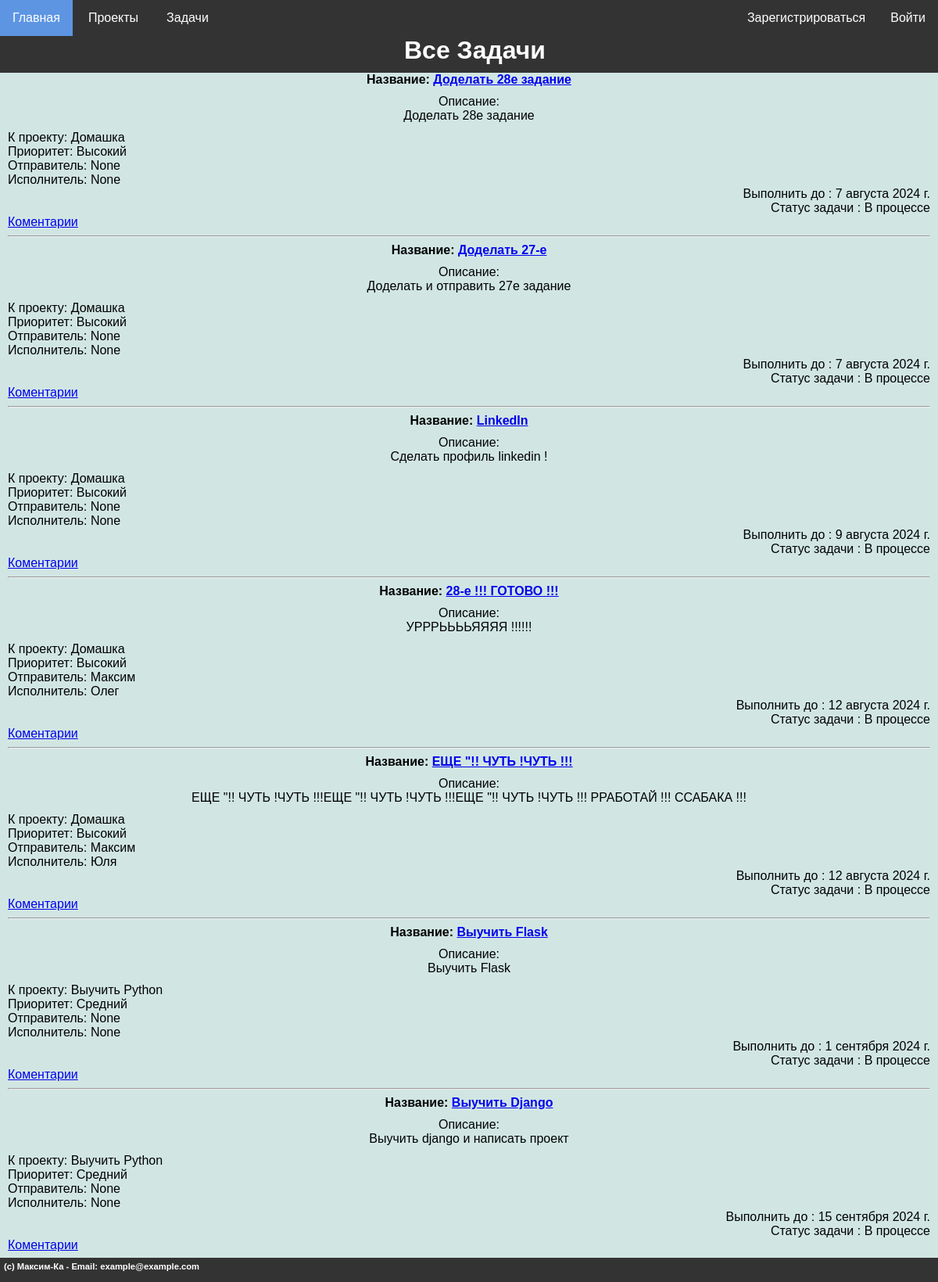
The page /tasks/ on the database as committed earlier.
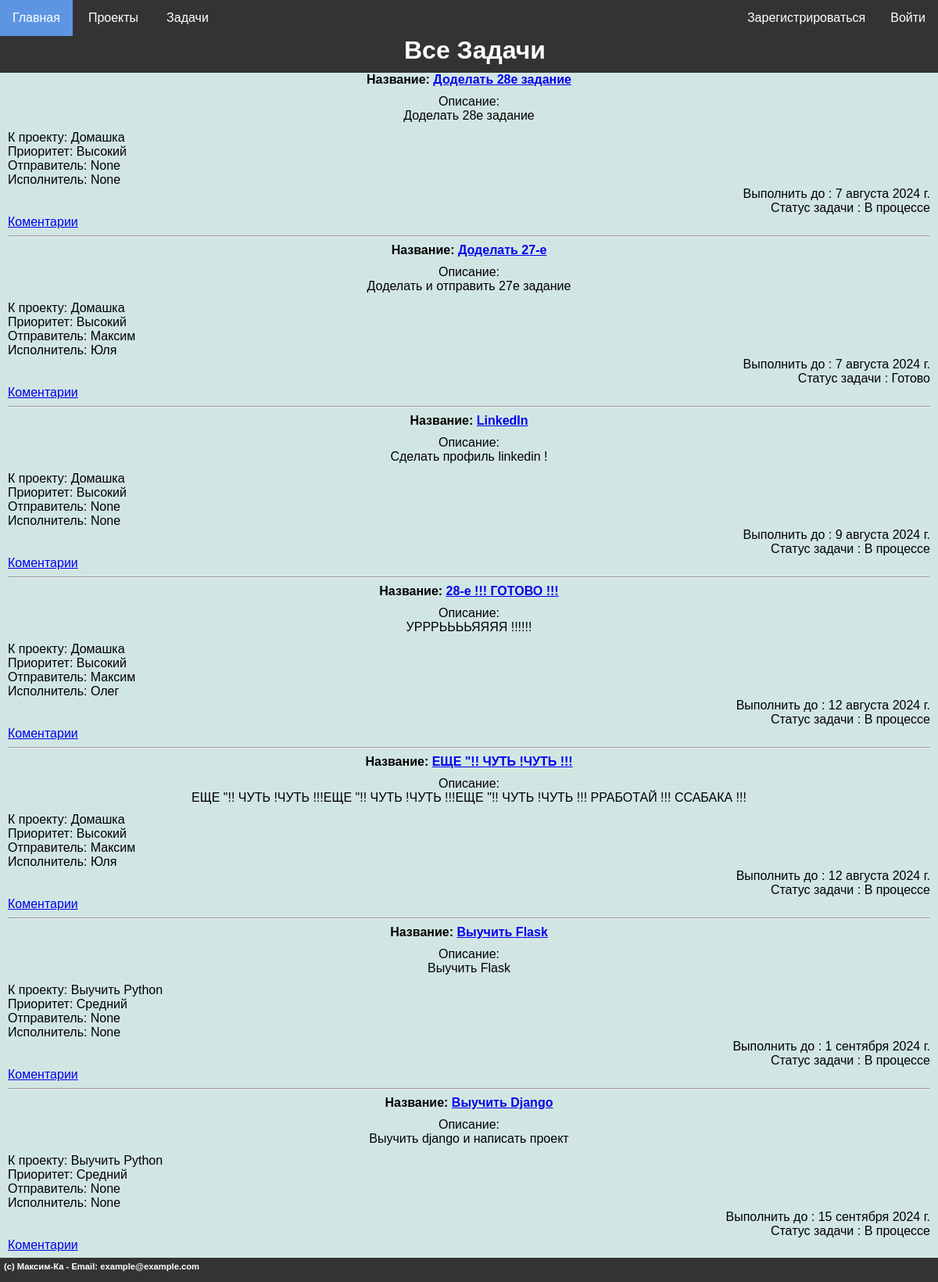
The same page on the database as committed later.
### mainsite/models.py (models this page shows, shortened)
class Tasks(models.Model):
    STATUS_CHOICES = [
        ('Ожидает', 'Ожидает'),
        ('В процессе', 'В процессе'),
        ('Готово', 'Готово'),
    ]
    PRIORITY_CHOICES = [
        ('Низкий', 'Низкий'),
        ('Средний', 'Средний'),
        ('Высокий', 'Высокий'),
    ]
    task_proj = models.ForeignKey(Project, to_field='proj_name', on_delete=models.CASCADE, related_name='tasks', verbose_name="Проект")
    implementer = models.ForeignKey(get_user_model(),on_delete=models.SET_NULL, related_name='task_user', null = True, default=None, verbose_name="Исполнитель" )
    sender = models.ForeignKey(get_user_model(),on_delete=models.SET_NULL, related_name='task_sender', null = True, default=None, verbose_name="Отправитель" )
    task_name = models.CharField(max_length=255, verbose_name="Задача")
    task_desc = models.TextField(blank=True, verbose_name="Описание задачи")
    task_end = models.DateField(null = True, verbose_name="Выполнить до")
    status = models.CharField(max_length=20, choices=STATUS_CHOICES, default='pending', verbose_name="Статус задачи")
    priority = models.CharField(max_length=20, choices=PRIORITY_CHOICES, default='medium', verbose_name="Приоритет задачи")
    class Meta:
        verbose_name = "Задачи"
        verbose_name_plural = "Задачи"
        ordering = ["task_end"]

class Project(models.Model):
    proj_name = models.CharField(max_length=255, unique=True, verbose_name="Название проекта")
    proj_desc = models.TextField(blank=True, verbose_name="Описание проекта")
    proj_create = models.DateTimeField(auto_now_add=True, verbose_name="Дата создания проекта")
    class Meta:
        verbose_name = "Проект"
        verbose_name_plural = "Проект"
        ordering = ["proj_create"]
    def __str__(self):
      return self.proj_name

### mainsite/views.py (the view)
# urls.py: path("tasks/", tasks, name='tasks'),
def tasks(request):
    tasks = Tasks.objects.all()
    context = {
        'title': 'Все задачи',
        'tasks': tasks,
        'footer' : "(c) Максим-Ка - Email: example@example.com",
        'header' : "Все Задачи"
        }
    return render(request, 'project_K/tasks.html',context)

### project_K/context_processors.py (called while the page is built)
def menu_items(request):
    menu = [{'title': 'Главная', 'url': '/'},
            {'title': 'Проекты', 'url': '/proj',
             'submenu': [{'title': 'Добавить проект', 'url': '/add_proj'}
    ]},
            {'title': 'Задачи', 'url': '/tasks', 'submenu': [
            {'title': 'Добавить задачу', 'url': '/add_task'},
            {'title': 'Добавить комментарий', 'url': '/add_coment'}
    ]}
]
    return {'menu': menu}

### mainsite/templates/project_K/tasks.html
{% extends 'project_K/base.html' %} {% block content %} {%for a in tasks %}
<b>Название: <a href="/viewtask/{{a.id}}">{{ a.task_name }}</a></b>
<p>Описание:<br />{{ a.task_desc }}</p>
<div align="left">К проекту: {{ a.task_proj }}</div>
<div align="left">Приоритет: {{ a.priority }}</div>
<div align="left">Отправитель: {{ a.sender }}</div>
<div align="left">Исполнитель: {{ a.implementer }}</div>
<div align="right">Выполнить до : {{ a.task_end }}</div>
<div align="right">Статус задачи : {{ a.status }}</div>
<div align="left"><a href="/coments/{{a.id}}">Коментарии</a></div>
<hr />
{% endfor %} {% endblock %}

Rows that differ between the two databases and show on the page:
changed Tasks "Доделать 27-е": sender "None" → "Максим"; implementer "None" → "Юля"; status "В процессе" → "Готово"
